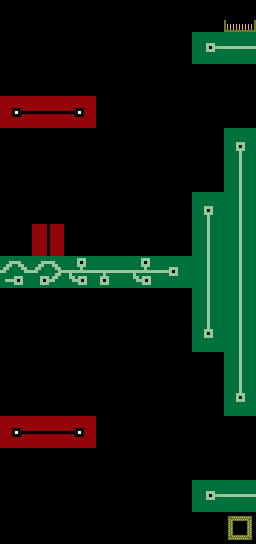

This game map was drawn from its Tiled (.tmx) file and the tilesets committed beside it. A one-line description and the trimmed map source follow:
An orthogonal 8x17 tile map with 32x32 px tiles, 7 tile layers (floor, levelnumber, playerspawn, platform1, ...), 2 tilesets.

<map version="1.0" orientation="orthogonal" width="8" height="17" tilewidth="32" tileheight="32">
 <tileset firstgid="1" name="Map" tilewidth="32" tileheight="32">
  <image source="../tilesets/tileset.png" width="160" height="160" />
 </tileset>
 <tileset firstgid="26" name="numbers" tilewidth="32" tileheight="32">
  <image source="../fontsets/numbers.png" width="320" height="32" />
 </tileset>
 <layer name="floor" width="8" height="17">
  <properties>
   <property name="solid" value="true" />
  </properties>
  <data>[136 cells, 24 non-empty, 10 distinct tile ids]</data>
 </layer>
 <layer name="levelnumber" width="8" height="17">
  <data>[136 cells, 4 non-empty, 2 distinct tile ids]</data>
 </layer>
 <layer name="playerspawn" width="8" height="17">
  <data>[136 cells, 1 non-empty, 1 distinct tile ids]</data>
 </layer>
 <layer name="platform1" width="8" height="17">
  <properties>
   <property name="dx" value="3" />
  </properties>
  <data>[136 cells, 3 non-empty, 3 distinct tile ids]</data>
 </layer>
 <layer name="key" width="8" height="17">
  <data>[136 cells, 1 non-empty, 1 distinct tile ids]</data>
 </layer>
 <layer name="platform2" width="8" height="17">
  <properties>
   <property name="dx" value="3" />
  </properties>
  <data>[136 cells, 3 non-empty, 3 distinct tile ids]</data>
 </layer>
 <layer name="exit" width="8" height="17">
  <data>[136 cells, 1 non-empty, 1 distinct tile ids]</data>
 </layer>
</map>
